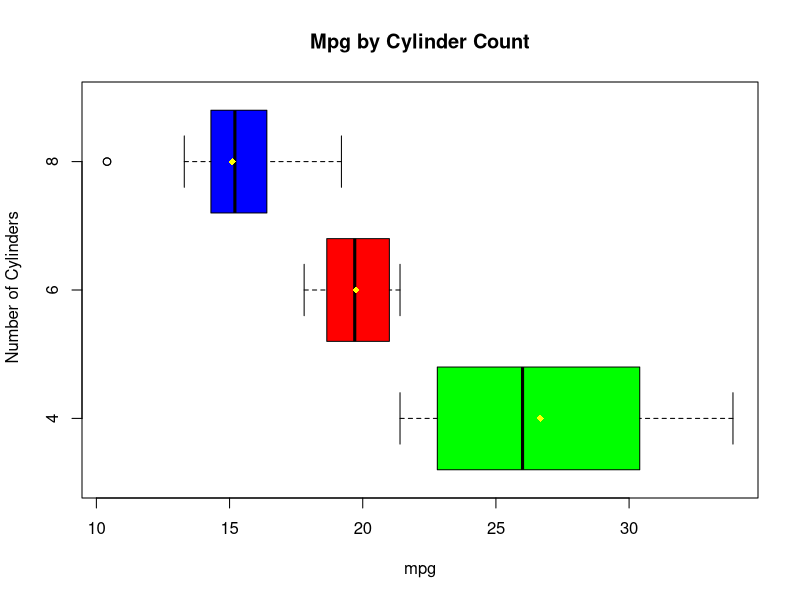

This chart was generated by the following R code:
## aeam :: C*K*M*E**1*3*2 :: Assignment 3

boxplot(mtcars$mpg~mtcars$cyl, main="Mpg by Cylinder Count", xlab="mpg", ylab=" Number of Cylinders", horizontal=TRUE, col=c("green", "red", "blue"))

allmeans <- tapply(mtcars$mpg, mtcars$cyl, mean)

points(allmeans,c(1,2,3), col="yellow", pch=18, lwd=3)


